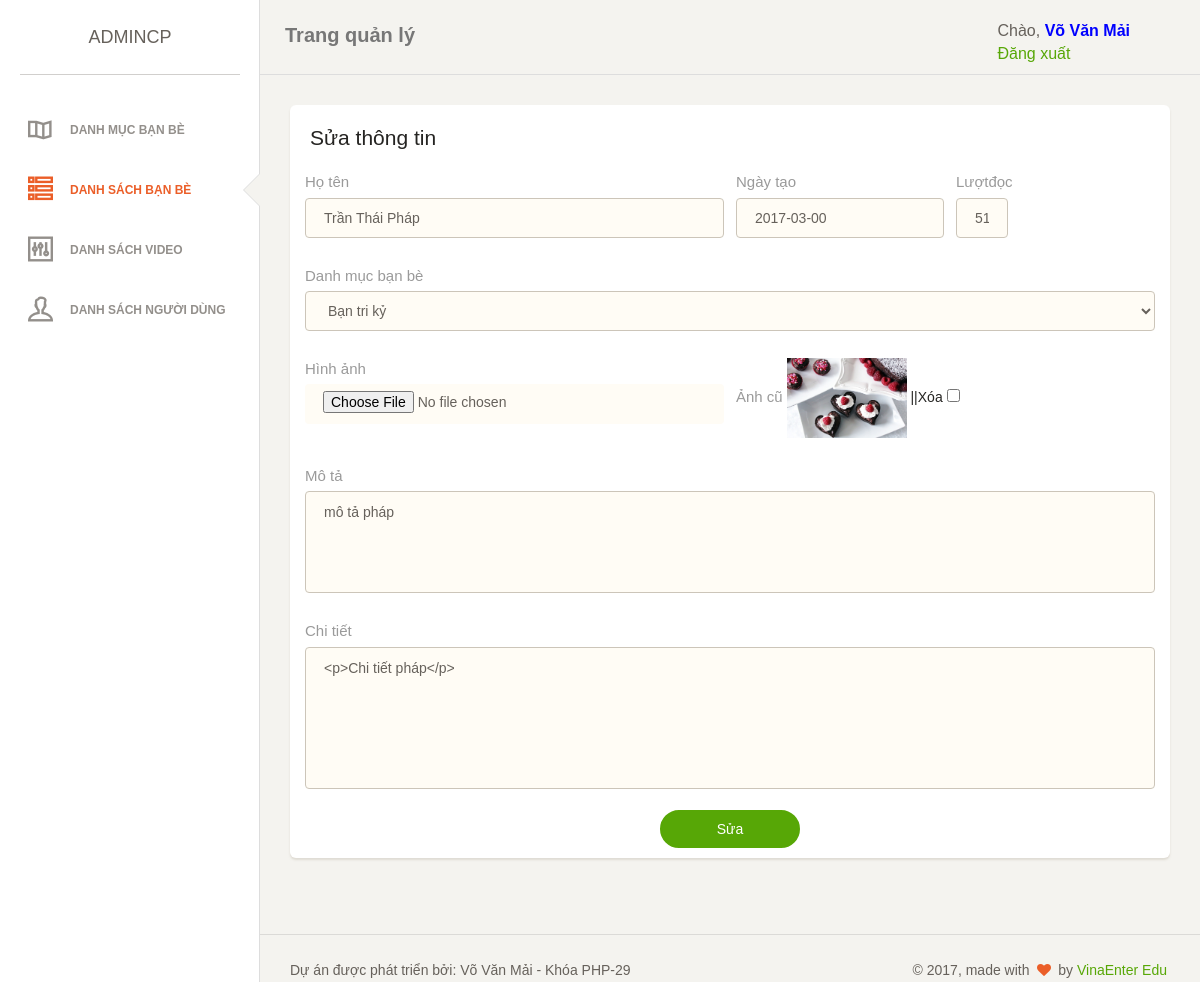
The app's page /admin/editDS.php?id=53 (signed in) with its own data.
### tables this page shows
CREATE TABLE `friends` (
  `fid` int(255) NOT NULL,
  `fname` varchar(100) NOT NULL,
  `preview` varchar(1000) NOT NULL,
  `detail` text NOT NULL,
  `date_create` date NOT NULL,
  `friend_list_id` int(10) NOT NULL,
  `fread` int(10) NOT NULL,
  `picture` varchar(100) NOT NULL
);

### admin/editDS.php (the view, shortened to what this page needs)
<?php
    require_once $_SERVER['DOCUMENT_ROOT'].'/templates/admin/req/header.php';
?>
<body>
<div class="wrapper">
	<div class="sidebar" data-background-color="white" data-active-color="danger">
    	    <?php
                require_once $_SERVER['DOCUMENT_ROOT'].'/templates/admin/req/left_bar.php';
                ?>
    </div>
    <div class="main-panel">
		<nav class="navbar navbar-default">
                <div class="container-fluid">
                <div class="navbar-header">
                    <a class="navbar-brand" href="/admin">Trang quản lý</a>
                </div>
               <?php
                    require_once $_SERVER['DOCUMENT_ROOT'].'/templates/admin/req/noi_logout.php';
                ?>
            </div>
        </nav>
        <div class="content">
            <div class="container-fluid">
                <div class="row">
                    <div class="col-lg-12 col-md-12">
                        <div class="card">
                            <div class="header">
                            <?php
                                $id=$_GET['id'];
                                $query="SELECT * FROM friends WHERE fid={$id}";
                                $result=$mysqli->query($query);
                                $arFriends=mysqli_fetch_assoc($result);
                            ?>
                                <h4 class="title">Sửa thông tin</h4>
                            </div>
                            <div class="content">
                                <form action="" method="post" enctype="multipart/form-data" id="form">
                                    <div class="row">
                                        <div class="col-md-6">
                                            <div class="form-group">
                                                <label>Họ tên</label>
                                                <input type="text" name="hoten" class="form-control border-input" placeholder="" value="<?php echo $arFriends['fname'] ?>">
                                            </div>
                                        </div>
                                        <div class="col-md-3">
                                            <div class="form-group">
                                                <label for="date">Ngày tạo</label>
                                                <input type="text" name="date" value="<?php echo $arFriends['date_create'] ?>" class="form-control border-input" placeholder="Ngày tạo">
                                            </div>
                                        </div>
                                        <div class="col-md-1">
                                            <div class="form-group">
                                                <label for="read">Lượtđọc</label>
                                                <input type="text" name="read" value="<?php echo $arFriends['fread']; ?>" class="form-control border-input" placeholder="Lượt đọc">
                                            </div>
                                        </div>
                                    </div>
                                    <div class="row">
                                        <div class="col-md-12">
                                            <div class="form-group">
                                                <label>Danh mục bạn bè</label>
                                                <select name="friend_list" class="form-control border-input">
                                                <?php
                                                    $query="SELECT * FROM friend_list";
                                                    $result=$mysqli->query($query);
                                                    while($arDM=mysqli_fetch_assoc($result)){
                                                        $id=$arDM['fl_id'];
                                                        $fl_name=$arDM['fl_name'];
                                                        $selected="";
                                                        if($id==$arFriends['friend_list_id']){
                                                            $selected='selected="selected"';
                                                        }
                                                ?>
                                                	<option value="<?php echo $id; ?>" <?php echo $selected ?>><?php echo $fl_name; ?></option>
                                                <?php } ?>
                                                </select>
                                            </div>
                                        </div>
                                    </div>
                                    <div class="row">
                                        <div class="col-md-6">
                                            <div class="form-group">
                                                <label>Hình ảnh</label>
                                                <input type="file" name="picture" class="form-control" placeholder="Chọn ảnh" />
                                            </div>
                                        </div>
                                        <div class="col-md-6">
                                            <div class="form-group">
                                                <label>Ảnh cũ</label>
                                                <?php
                                                    if($arFriends['picture']!=""){
                                                ?>
                                                <img src="/files/<?php echo $arFriends['picture']; ?>" width="120px" alt="" />
                                                <?php }else{
                                                    echo "<strong style='color:red'>Không có ảnh cũ</strong>";
                                                    }?>
                                                ||Xóa <input type="checkbox" name="delete_picture" value="1" />
                                            </div>
                                        </div>
                                    </div>
                                    <div class="row">
                                        <div class="col-md-12">
                                            <div class="form-group">
                                                <label>Mô tả</label><textarea rows="4" name="mota" class="form-control border-input" placeholder=""><?php echo $arFriends['preview'];?> </textarea>
                                            </div>
                                        </div>
                                    </div>
                                    <div class="row">
                                        <div class="col-md-12">
                                            <div class="form-group">
                                                <label>Chi tiết</label>
                                                <textarea rows="6" name="chitiet" class=" ckeditor form-control border-input" placeholder=""><?php echo $arFriends['detail']; ?></textarea>
                                            </div>
                                        </div>
                                    </div>
                                    <div class="text-center">
                                        <input type="submit" name="sua" class="btn btn-info btn-fill btn-wd" value="Sửa" />
                                    </div>
                                </form>
                            </div>
                        </div>
                    </div>
                </div>
            </div>
        </div>
 <?php
        require_once $_SERVER['DOCUMENT_ROOT'].'/templates/admin/req/footer.php';
?>

### records on screen
friends: hoten "Trần Thái Pháp", date "2017-03-00", read "51", picture (picture), mota "mô tả pháp", chitiet "<p>Chi tiết pháp</p>"

### other values on screen
$_SESSION['arUser']['fullname'] "Võ Văn Mải"
form field friend_list "Bạn tri kỷ"
